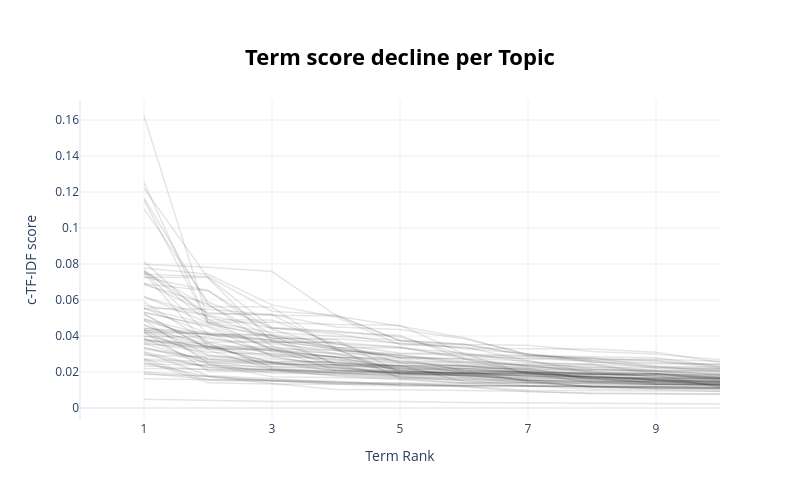

The notebook cell this image was saved under:
### Code cell
topic_model.visualize_term_rank()

### Figure 1 — Plotly figure (JSON) as saved in the notebook; plotly's stock layout.template omitted (floating-point values rounded to 4 significant figures)
{"data": [{"hovertext": "<b>Topic -1</b>:llms_language models_large languag", "line": {"color": "black", "width": 1.5}, "mode": "lines+lines", "name": "", "opacity": 0.1, "type": "scatter", "x": [1, 2, 3, 4, 5, 6, 7, 8, 9, 10], "y": [0.004822, 0.004063, 0.003648, 0.003643, 0.003627, 0.003048, 0.002778, 0.00273, 0.002462, 0.00223]}, {"hovertext": "<b>Topic 0</b>:stars_galaxies_dark_stellar_galaxy_", "line": {"color": "black", "width": 1.5}, "mode": "lines+lines", "name": "", "opacity": 0.1, "type": "scatter", "x": [1, 2, 3, 4, 5, 6, 7, 8, 9, 10], "y": [0.01631, 0.01585, 0.01518, 0.01367, 0.01319, 0.01249, 0.01225, 0.01194, 0.01175, 0.01124]}, {"hovertext": "<b>Topic 1</b>:algebras_varieties_cohomology_polyn", "line": {"color": "black", "width": 1.5}, "mode": "lines+lines", "name": "", "opacity": 0.1, "type": "scatter", "x": [1, 2, 3, 4, 5, 6, 7, 8, 9, 10], "y": [0.02608, 0.01398, 0.01332, 0.0132, 0.01219, 0.01208, 0.009891, 0.009677, 0.009566, 0.009341]}, {"hovertext": "<b>Topic 2</b>:wireless_mimo_beamforming_ris_anten", "line": {"color": "black", "width": 1.5}, "mode": "lines+lines", "name": "", "opacity": 0.1, "type": "scatter", "x": [1, 2, 3, 4, 5, 6, 7, 8, 9, 10], "y": [0.03096, 0.01812, 0.01631, 0.01443, 0.01381, 0.01371, 0.01222, 0.01153, 0.0111, 0.01107]}, {"hovertext": "<b>Topic 3</b>:particles_liquid_shear_turbulent_tu", "line": {"color": "black", "width": 1.5}, "mode": "lines+lines", "name": "", "opacity": 0.1, "type": "scatter", "x": [1, 2, 3, 4, 5, 6, 7, 8, 9, 10], "y": [0.01927, 0.01595, 0.01581, 0.01415, 0.01383, 0.01224, 0.01214, 0.01055, 0.01034, 0.009144]}, {"hovertext": "<b>Topic 4</b>:segmentation_mri_clinical_ct_medica", "line": {"color": "black", "width": 1.5}, "mode": "lines+lines", "name": "", "opacity": 0.1, "type": "scatter", "x": [1, 2, 3, 4, 5, 6, 7, 8, 9, 10], "y": [0.04218, 0.02076, 0.02004, 0.01968, 0.01751, 0.015, 0.01258, 0.01238, 0.01224, 0.01186]}, {"hovertext": "<b>Topic 5</b>:speech_audio_speaker_music_asr_emot", "line": {"color": "black", "width": 1.5}, "mode": "lines+lines", "name": "", "opacity": 0.1, "type": "scatter", "x": [1, 2, 3, 4, 5, 6, 7, 8, 9, 10], "y": [0.08131, 0.04942, 0.03181, 0.02838, 0.02521, 0.02301, 0.02108, 0.01867, 0.01812, 0.01172]}, {"hovertext": "<b>Topic 6</b>:policy_reinforcement learning_robot", "line": {"color": "black", "width": 1.5}, "mode": "lines+lines", "name": "", "opacity": 0.1, "type": "scatter", "x": [1, 2, 3, 4, 5, 6, 7, 8, 9, 10], "y": [0.0356, 0.03347, 0.03199, 0.02817, 0.02211, 0.02183, 0.01967, 0.01695, 0.01369, 0.01331]}, {"hovertext": "<b>Topic 7</b>:vertex_coloring_subgraph_bipartite_", "line": {"color": "black", "width": 1.5}, "mode": "lines+lines", "name": "", "opacity": 0.1, "type": "scatter", "x": [1, 2, 3, 4, 5, 6, 7, 8, 9, 10], "y": [0.04883, 0.0249, 0.0193, 0.0187, 0.01717, 0.01684, 0.01409, 0.01362, 0.01352, 0.01316]}, {"hovertext": "<b>Topic 8</b>:scene_point cloud_lidar_camera_poin", "line": {"color": "black", "width": 1.5}, "mode": "lines+lines", "name": "", "opacity": 0.1, "type": "scatter", "x": [1, 2, 3, 4, 5, 6, 7, 8, 9, 10], "y": [0.02709, 0.0257, 0.02179, 0.01913, 0.01822, 0.01807, 0.01532, 0.01434, 0.01433, 0.01404]}, {"hovertext": "<b>Topic 9</b>:brownian_percolation_brownian motio", "line": {"color": "black", "width": 1.5}, "mode": "lines+lines", "name": "", "opacity": 0.1, "type": "scatter", "x": [1, 2, 3, 4, 5, 6, 7, 8, 9, 10], "y": [0.03004, 0.02246, 0.02128, 0.01777, 0.01568, 0.01393, 0.01391, 0.01334, 0.01319, 0.01293]}, {"hovertext": "<b>Topic 10</b>:games_regret_bandit_bandits_nash_p", "line": {"color": "black", "width": 1.5}, "mode": "lines+lines", "name": "", "opacity": 0.1, "type": "scatter", "x": [1, 2, 3, 4, 5, 6, 7, 8, 9, 10], "y": [0.03806, 0.03422, 0.02529, 0.02209, 0.01939, 0.0183, 0.01803, 0.01737, 0.0154, 0.01271]}, {"hovertext": "<b>Topic 11</b>:qubits_quantum computing_gates_qua", "line": {"color": "black", "width": 1.5}, "mode": "lines+lines", "name": "", "opacity": 0.1, "type": "scatter", "x": [1, 2, 3, 4, 5, 6, 7, 8, 9, 10], "y": [0.02652, 0.02389, 0.02287, 0.02152, 0.0206, 0.01923, 0.0189, 0.01728, 0.01607, 0.01222]}, {"hovertext": "<b>Topic 12</b>:privacy_federated_federated learni", "line": {"color": "black", "width": 1.5}, "mode": "lines+lines", "name": "", "opacity": 0.1, "type": "scatter", "x": [1, 2, 3, 4, 5, 6, 7, 8, 9, 10], "y": [0.07777, 0.07432, 0.05729, 0.05059, 0.03519, 0.03405, 0.02618, 0.02167, 0.02006, 0.0186]}, {"hovertext": "<b>Topic 13</b>:spin_hall_magnetization_antiferrom", "line": {"color": "black", "width": 1.5}, "mode": "lines+lines", "name": "", "opacity": 0.1, "type": "scatter", "x": [1, 2, 3, 4, 5, 6, 7, 8, 9, 10], "y": [0.05884, 0.03654, 0.0301, 0.02697, 0.02484, 0.01979, 0.01782, 0.01683, 0.01605, 0.01478]}, {"hovertext": "<b>Topic 14</b>:visionlanguage_editing_mllms_textt", "line": {"color": "black", "width": 1.5}, "mode": "lines+lines", "name": "", "opacity": 0.1, "type": "scatter", "x": [1, 2, 3, 4, 5, 6, 7, 8, 9, 10], "y": [0.01877, 0.01759, 0.01522, 0.0149, 0.01265, 0.01238, 0.01213, 0.01188, 0.0117, 0.01147]}, {"hovertext": "<b>Topic 15</b>:estimators_posterior_nonparametric", "line": {"color": "black", "width": 1.5}, "mode": "lines+lines", "name": "", "opacity": 0.1, "type": "scatter", "x": [1, 2, 3, 4, 5, 6, 7, 8, 9, 10], "y": [0.02018, 0.01744, 0.01366, 0.0103, 0.01012, 0.009799, 0.009334, 0.007977, 0.007681, 0.007622]}, {"hovertext": "<b>Topic 16</b>:superconducting_superconductivity_", "line": {"color": "black", "width": 1.5}, "mode": "lines+lines", "name": "", "opacity": 0.1, "type": "scatter", "x": [1, 2, 3, 4, 5, 6, 7, 8, 9, 10], "y": [0.069, 0.06514, 0.04372, 0.03309, 0.02795, 0.02745, 0.02315, 0.02058, 0.01693, 0.0168]}, {"hovertext": "<b>Topic 17</b>:pruning_workloads_accelerators_nas", "line": {"color": "black", "width": 1.5}, "mode": "lines+lines", "name": "", "opacity": 0.1, "type": "scatter", "x": [1, 2, 3, 4, 5, 6, 7, 8, 9, 10], "y": [0.02736, 0.01523, 0.01505, 0.01421, 0.0128, 0.01255, 0.01224, 0.01176, 0.0107, 0.01063]}, {"hovertext": "<b>Topic 18</b>:physicsinformed_pdes_seismic_pinns", "line": {"color": "black", "width": 1.5}, "mode": "lines+lines", "name": "", "opacity": 0.1, "type": "scatter", "x": [1, 2, 3, 4, 5, 6, 7, 8, 9, 10], "y": [0.02351, 0.02126, 0.02056, 0.01818, 0.01672, 0.01578, 0.01519, 0.0116, 0.01122, 0.01009]}, {"hovertext": "<b>Topic 19</b>:electricity_renewable_charging_vol", "line": {"color": "black", "width": 1.5}, "mode": "lines+lines", "name": "", "opacity": 0.1, "type": "scatter", "x": [1, 2, 3, 4, 5, 6, 7, 8, 9, 10], "y": [0.03277, 0.02736, 0.02524, 0.02091, 0.01891, 0.01773, 0.01681, 0.01617, 0.01501, 0.01476]}, {"hovertext": "<b>Topic 20</b>:finite element_galerkin_mesh_discr", "line": {"color": "black", "width": 1.5}, "mode": "lines+lines", "name": "", "opacity": 0.1, "type": "scatter", "x": [1, 2, 3, 4, 5, 6, 7, 8, 9, 10], "y": [0.04169, 0.02907, 0.02723, 0.02516, 0.0217, 0.0208, 0.01479, 0.01163, 0.01158, 0.01141]}, {"hovertext": "<b>Topic 21</b>:semantics_automata_logics_language", "line": {"color": "black", "width": 1.5}, "mode": "lines+lines", "name": "", "opacity": 0.1, "type": "scatter", "x": [1, 2, 3, 4, 5, 6, 7, 8, 9, 10], "y": [0.04431, 0.04189, 0.03782, 0.02463, 0.02375, 0.01459, 0.01419, 0.01411, 0.01308, 0.01288]}, {"hovertext": "<b>Topic 22</b>:social_news_dialogue_social media_", "line": {"color": "black", "width": 1.5}, "mode": "lines+lines", "name": "", "opacity": 0.1, "type": "scatter", "x": [1, 2, 3, 4, 5, 6, 7, 8, 9, 10], "y": [0.04416, 0.04086, 0.03654, 0.03639, 0.02499, 0.02349, 0.02281, 0.02277, 0.02237, 0.02193]}, {"hovertext": "<b>Topic 23</b>:anomaly detection_hyperspectral_re", "line": {"color": "black", "width": 1.5}, "mode": "lines+lines", "name": "", "opacity": 0.1, "type": "scatter", "x": [1, 2, 3, 4, 5, 6, 7, 8, 9, 10], "y": [0.0386, 0.02433, 0.01741, 0.01677, 0.01646, 0.01395, 0.01379, 0.01213, 0.01196, 0.01077]}, {"hovertext": "<b>Topic 24</b>:developers_llms_software engineeri", "line": {"color": "black", "width": 1.5}, "mode": "lines+lines", "name": "", "opacity": 0.1, "type": "scatter", "x": [1, 2, 3, 4, 5, 6, 7, 8, 9, 10], "y": [0.03131, 0.0226, 0.02107, 0.01971, 0.01951, 0.01823, 0.01774, 0.01757, 0.01574, 0.01527]}, {"hovertext": "<b>Topic 25</b>:perovskite_exciton_excitons_monola", "line": {"color": "black", "width": 1.5}, "mode": "lines+lines", "name": "", "opacity": 0.1, "type": "scatter", "x": [1, 2, 3, 4, 5, 6, 7, 8, 9, 10], "y": [0.02193, 0.02145, 0.02093, 0.02076, 0.01953, 0.01923, 0.01915, 0.01898, 0.01839, 0.01699]}, {"hovertext": "<b>Topic 26</b>:attacks_malware_llms_cybersecurity", "line": {"color": "black", "width": 1.5}, "mode": "lines+lines", "name": "", "opacity": 0.1, "type": "scatter", "x": [1, 2, 3, 4, 5, 6, 7, 8, 9, 10], "y": [0.0383, 0.0322, 0.02139, 0.02069, 0.01984, 0.01923, 0.01907, 0.0185, 0.01819, 0.01704]}, {"hovertext": "<b>Topic 27</b>:solar_coronal_solar wind_reconnect", "line": {"color": "black", "width": 1.5}, "mode": "lines+lines", "name": "", "opacity": 0.1, "type": "scatter", "x": [1, 2, 3, 4, 5, 6, 7, 8, 9, 10], "y": [0.1167, 0.05722, 0.03886, 0.03851, 0.03603, 0.03328, 0.03294, 0.03279, 0.03105, 0.02526]}, {"hovertext": "<b>Topic 28</b>:bell_quantum mechanics_nonlocality", "line": {"color": "black", "width": 1.5}, "mode": "lines+lines", "name": "", "opacity": 0.1, "type": "scatter", "x": [1, 2, 3, 4, 5, 6, 7, 8, 9, 10], "y": [0.03633, 0.031, 0.03006, 0.02847, 0.02069, 0.02017, 0.02015, 0.01962, 0.01757, 0.01672]}, {"hovertext": "<b>Topic 29</b>:relu_gradient descent_sgd_adam_act", "line": {"color": "black", "width": 1.5}, "mode": "lines+lines", "name": "", "opacity": 0.1, "type": "scatter", "x": [1, 2, 3, 4, 5, 6, 7, 8, 9, 10], "y": [0.02487, 0.01749, 0.01512, 0.01336, 0.01325, 0.01185, 0.008992, 0.008278, 0.00811, 0.007755]}, {"hovertext": "<b>Topic 30</b>:trials_treatment effects_causal in", "line": {"color": "black", "width": 1.5}, "mode": "lines+lines", "name": "", "opacity": 0.1, "type": "scatter", "x": [1, 2, 3, 4, 5, 6, 7, 8, 9, 10], "y": [0.02928, 0.02848, 0.02599, 0.02542, 0.02336, 0.02004, 0.01986, 0.01898, 0.01771, 0.01763]}, {"hovertext": "<b>Topic 31</b>:eeg_brain_ecg_sleep_fmri_disease_b", "line": {"color": "black", "width": 1.5}, "mode": "lines+lines", "name": "", "opacity": 0.1, "type": "scatter", "x": [1, 2, 3, 4, 5, 6, 7, 8, 9, 10], "y": [0.0686, 0.05784, 0.03446, 0.02302, 0.02244, 0.0174, 0.01672, 0.01642, 0.01404, 0.01335]}, {"hovertext": "<b>Topic 32</b>:market_stock_financial_portfolio_v", "line": {"color": "black", "width": 1.5}, "mode": "lines+lines", "name": "", "opacity": 0.1, "type": "scatter", "x": [1, 2, 3, 4, 5, 6, 7, 8, 9, 10], "y": [0.07572, 0.05231, 0.05195, 0.04496, 0.0436, 0.03852, 0.02994, 0.02728, 0.02711, 0.02599]}, {"hovertext": "<b>Topic 33</b>:metasurfaces_metasurface_photonic_", "line": {"color": "black", "width": 1.5}, "mode": "lines+lines", "name": "", "opacity": 0.1, "type": "scatter", "x": [1, 2, 3, 4, 5, 6, 7, 8, 9, 10], "y": [0.03376, 0.02685, 0.02405, 0.02404, 0.01748, 0.01608, 0.01535, 0.01491, 0.01317, 0.01275]}, {"hovertext": "<b>Topic 34</b>:traffic_vehicles_autonomous drivin", "line": {"color": "black", "width": 1.5}, "mode": "lines+lines", "name": "", "opacity": 0.1, "type": "scatter", "x": [1, 2, 3, 4, 5, 6, 7, 8, 9, 10], "y": [0.0619, 0.0474, 0.03881, 0.03793, 0.01992, 0.0198, 0.01966, 0.01399, 0.01323, 0.0131]}, {"hovertext": "<b>Topic 35</b>:languages_machine translation_mult", "line": {"color": "black", "width": 1.5}, "mode": "lines+lines", "name": "", "opacity": 0.1, "type": "scatter", "x": [1, 2, 3, 4, 5, 6, 7, 8, 9, 10], "y": [0.0553, 0.0466, 0.04014, 0.03261, 0.02819, 0.02708, 0.02307, 0.02129, 0.02113, 0.02109]}, {"hovertext": "<b>Topic 36</b>:controller_predictive control_cont", "line": {"color": "black", "width": 1.5}, "mode": "lines+lines", "name": "", "opacity": 0.1, "type": "scatter", "x": [1, 2, 3, 4, 5, 6, 7, 8, 9, 10], "y": [0.04321, 0.02716, 0.02561, 0.02557, 0.02269, 0.02176, 0.01994, 0.01704, 0.01647, 0.01646]}, {"hovertext": "<b>Topic 37</b>:adversarial_attacks_adversarial at", "line": {"color": "black", "width": 1.5}, "mode": "lines+lines", "name": "", "opacity": 0.1, "type": "scatter", "x": [1, 2, 3, 4, 5, 6, 7, 8, 9, 10], "y": [0.1219, 0.07232, 0.03682, 0.03634, 0.03385, 0.02733, 0.02628, 0.01975, 0.01576, 0.01494]}, {"hovertext": "<b>Topic 38</b>:education_student_educational_teac", "line": {"color": "black", "width": 1.5}, "mode": "lines+lines", "name": "", "opacity": 0.1, "type": "scatter", "x": [1, 2, 3, 4, 5, 6, 7, 8, 9, 10], "y": [0.0427, 0.03445, 0.02532, 0.02246, 0.01886, 0.01876, 0.01743, 0.01638, 0.01624, 0.01592]}, {"hovertext": "<b>Topic 39</b>:planning_robots_robot_motion plann", "line": {"color": "black", "width": 1.5}, "mode": "lines+lines", "name": "", "opacity": 0.1, "type": "scatter", "x": [1, 2, 3, 4, 5, 6, 7, 8, 9, 10], "y": [0.0521, 0.03297, 0.02814, 0.02385, 0.02149, 0.02063, 0.02002, 0.01937, 0.01918, 0.01685]}, {"hovertext": "<b>Topic 40</b>:recommendation_recommender_recomme", "line": {"color": "black", "width": 1.5}, "mode": "lines+lines", "name": "", "opacity": 0.1, "type": "scatter", "x": [1, 2, 3, 4, 5, 6, 7, 8, 9, 10], "y": [0.1108, 0.05887, 0.04464, 0.04213, 0.04032, 0.0273, 0.01932, 0.01655, 0.01575, 0.01575]}, {"hovertext": "<b>Topic 41</b>:nonconvex_optimization problems_pr", "line": {"color": "black", "width": 1.5}, "mode": "lines+lines", "name": "", "opacity": 0.1, "type": "scatter", "x": [1, 2, 3, 4, 5, 6, 7, 8, 9, 10], "y": [0.03692, 0.03398, 0.02909, 0.02736, 0.0191, 0.01809, 0.0163, 0.01599, 0.01523, 0.01493]}, {"hovertext": "<b>Topic 42</b>:atoms_photon_photons_cavity_atom_c", "line": {"color": "black", "width": 1.5}, "mode": "lines+lines", "name": "", "opacity": 0.1, "type": "scatter", "x": [1, 2, 3, 4, 5, 6, 7, 8, 9, 10], "y": [0.04191, 0.04147, 0.02923, 0.02634, 0.02361, 0.02222, 0.02125, 0.02113, 0.02005, 0.01935]}, {"hovertext": "<b>Topic 43</b>:blockchain_contracts_smart contrac", "line": {"color": "black", "width": 1.5}, "mode": "lines+lines", "name": "", "opacity": 0.1, "type": "scatter", "x": [1, 2, 3, 4, 5, 6, 7, 8, 9, 10], "y": [0.1251, 0.04767, 0.04208, 0.03992, 0.03742, 0.03523, 0.03487, 0.03146, 0.03005, 0.02685]}, {"hovertext": "<b>Topic 44</b>:epidemic_covid19_infection_disease", "line": {"color": "black", "width": 1.5}, "mode": "lines+lines", "name": "", "opacity": 0.1, "type": "scatter", "x": [1, 2, 3, 4, 5, 6, 7, 8, 9, 10], "y": [0.0727, 0.07248, 0.04453, 0.04275, 0.03941, 0.02946, 0.02721, 0.02637, 0.02212, 0.02142]}, {"hovertext": "<b>Topic 45</b>:superresolution_video_image restor", "line": {"color": "black", "width": 1.5}, "mode": "lines+lines", "name": "", "opacity": 0.1, "type": "scatter", "x": [1, 2, 3, 4, 5, 6, 7, 8, 9, 10], "y": [0.03753, 0.03576, 0.0229, 0.02277, 0.01947, 0.01913, 0.01907, 0.01825, 0.01537, 0.01438]}, {"hovertext": "<b>Topic 46</b>:spiking_neurons_neuromorphic_snns_", "line": {"color": "black", "width": 1.5}, "mode": "lines+lines", "name": "", "opacity": 0.1, "type": "scatter", "x": [1, 2, 3, 4, 5, 6, 7, 8, 9, 10], "y": [0.07706, 0.04776, 0.04765, 0.04641, 0.04604, 0.03005, 0.02902, 0.02862, 0.02787, 0.02297]}, {"hovertext": "<b>Topic 47</b>:graphene_bilayer graphene_bilayer_", "line": {"color": "black", "width": 1.5}, "mode": "lines+lines", "name": "", "opacity": 0.1, "type": "scatter", "x": [1, 2, 3, 4, 5, 6, 7, 8, 9, 10], "y": [0.1623, 0.04902, 0.04885, 0.03543, 0.03056, 0.03025, 0.01871, 0.0175, 0.01677, 0.01615]}, {"hovertext": "<b>Topic 48</b>:action recognition_pose estimation", "line": {"color": "black", "width": 1.5}, "mode": "lines+lines", "name": "", "opacity": 0.1, "type": "scatter", "x": [1, 2, 3, 4, 5, 6, 7, 8, 9, 10], "y": [0.04005, 0.03339, 0.03262, 0.02827, 0.0266, 0.02097, 0.02044, 0.01612, 0.01353, 0.0123]}, {"hovertext": "<b>Topic 49</b>:gnns_graph neural_gnn_node classif", "line": {"color": "black", "width": 1.5}, "mode": "lines+lines", "name": "", "opacity": 0.1, "type": "scatter", "x": [1, 2, 3, 4, 5, 6, 7, 8, 9, 10], "y": [0.05327, 0.04512, 0.02892, 0.0224, 0.02082, 0.01931, 0.0155, 0.01306, 0.01287, 0.01255]}, {"hovertext": "<b>Topic 50</b>:manybody_quantum systems_thermaliz", "line": {"color": "black", "width": 1.5}, "mode": "lines+lines", "name": "", "opacity": 0.1, "type": "scatter", "x": [1, 2, 3, 4, 5, 6, 7, 8, 9, 10], "y": [0.04664, 0.02957, 0.02485, 0.02066, 0.02055, 0.01957, 0.01777, 0.01726, 0.01663, 0.01655]}, {"hovertext": "<b>Topic 51</b>:traffic_urban_mobility_travel_rout", "line": {"color": "black", "width": 1.5}, "mode": "lines+lines", "name": "", "opacity": 0.1, "type": "scatter", "x": [1, 2, 3, 4, 5, 6, 7, 8, 9, 10], "y": [0.05232, 0.03298, 0.03225, 0.03047, 0.02087, 0.01888, 0.01518, 0.01514, 0.01467, 0.01412]}, {"hovertext": "<b>Topic 52</b>:navierstokes_euler_navierstokes eq", "line": {"color": "black", "width": 1.5}, "mode": "lines+lines", "name": "", "opacity": 0.1, "type": "scatter", "x": [1, 2, 3, 4, 5, 6, 7, 8, 9, 10], "y": [0.0694, 0.05294, 0.05157, 0.05107, 0.04549, 0.03912, 0.02944, 0.02627, 0.02529, 0.02416]}, {"hovertext": "<b>Topic 53</b>:segmentation_object detection_sema", "line": {"color": "black", "width": 1.5}, "mode": "lines+lines", "name": "", "opacity": 0.1, "type": "scatter", "x": [1, 2, 3, 4, 5, 6, 7, 8, 9, 10], "y": [0.05551, 0.04135, 0.03733, 0.03298, 0.01646, 0.01529, 0.01452, 0.01211, 0.01086, 0.01084]}, {"hovertext": "<b>Topic 54</b>:reward_llms_language models_cot_la", "line": {"color": "black", "width": 1.5}, "mode": "lines+lines", "name": "", "opacity": 0.1, "type": "scatter", "x": [1, 2, 3, 4, 5, 6, 7, 8, 9, 10], "y": [0.03974, 0.03945, 0.03126, 0.02814, 0.02768, 0.02067, 0.01948, 0.01947, 0.01903, 0.01841]}, {"hovertext": "<b>Topic 55</b>:boseeinstein_superfluid_bose_conde", "line": {"color": "black", "width": 1.5}, "mode": "lines+lines", "name": "", "opacity": 0.1, "type": "scatter", "x": [1, 2, 3, 4, 5, 6, 7, 8, 9, 10], "y": [0.057, 0.0516, 0.04435, 0.04119, 0.0357, 0.03526, 0.02953, 0.02689, 0.02651, 0.02315]}, {"hovertext": "<b>Topic 56</b>:protein_drug_molecular_molecules_d", "line": {"color": "black", "width": 1.5}, "mode": "lines+lines", "name": "", "opacity": 0.1, "type": "scatter", "x": [1, 2, 3, 4, 5, 6, 7, 8, 9, 10], "y": [0.07592, 0.05621, 0.05616, 0.03237, 0.02906, 0.02484, 0.02205, 0.01526, 0.01466, 0.01451]}, {"hovertext": "<b>Topic 57</b>:rag_question answering_qa_query_ll", "line": {"color": "black", "width": 1.5}, "mode": "lines+lines", "name": "", "opacity": 0.1, "type": "scatter", "x": [1, 2, 3, 4, 5, 6, 7, 8, 9, 10], "y": [0.04585, 0.03426, 0.03419, 0.02975, 0.02577, 0.02562, 0.02379, 0.02375, 0.0209, 0.02076]}, {"hovertext": "<b>Topic 58</b>:domain adaptation_unlabeled_active", "line": {"color": "black", "width": 1.5}, "mode": "lines+lines", "name": "", "opacity": 0.1, "type": "scatter", "x": [1, 2, 3, 4, 5, 6, 7, 8, 9, 10], "y": [0.03348, 0.02509, 0.02449, 0.02409, 0.02177, 0.02137, 0.02018, 0.01742, 0.01548, 0.0146]}, {"hovertext": "<b>Topic 59</b>:transformers_incontext_language mo", "line": {"color": "black", "width": 1.5}, "mode": "lines+lines", "name": "", "opacity": 0.1, "type": "scatter", "x": [1, 2, 3, 4, 5, 6, 7, 8, 9, 10], "y": [0.03576, 0.02602, 0.02511, 0.02374, 0.02352, 0.02351, 0.02019, 0.01896, 0.01892, 0.01607]}, {"hovertext": "<b>Topic 60</b>:face recognition_facial_deepfake_f", "line": {"color": "black", "width": 1.5}, "mode": "lines+lines", "name": "", "opacity": 0.1, "type": "scatter", "x": [1, 2, 3, 4, 5, 6, 7, 8, 9, 10], "y": [0.04944, 0.0406, 0.03782, 0.03249, 0.01949, 0.01864, 0.01831, 0.01477, 0.01455, 0.01355]}, {"hovertext": "<b>Topic 61</b>:molecular_interatomic_crystal_dft_", "line": {"color": "black", "width": 1.5}, "mode": "lines+lines", "name": "", "opacity": 0.1, "type": "scatter", "x": [1, 2, 3, 4, 5, 6, 7, 8, 9, 10], "y": [0.02457, 0.02367, 0.02106, 0.01929, 0.01841, 0.01692, 0.01561, 0.01448, 0.01421, 0.01335]}, {"hovertext": "<b>Topic 62</b>:plasma_plasmas_tokamak_electron_io", "line": {"color": "black", "width": 1.5}, "mode": "lines+lines", "name": "", "opacity": 0.1, "type": "scatter", "x": [1, 2, 3, 4, 5, 6, 7, 8, 9, 10], "y": [0.1156, 0.04736, 0.03305, 0.03209, 0.02584, 0.02346, 0.02132, 0.01869, 0.01866, 0.01841]}, {"hovertext": "<b>Topic 63</b>:laser_comb_photonic_fiber_soliton_", "line": {"color": "black", "width": 1.5}, "mode": "lines+lines", "name": "", "opacity": 0.1, "type": "scatter", "x": [1, 2, 3, 4, 5, 6, 7, 8, 9, 10], "y": [0.04866, 0.0383, 0.0357, 0.03185, 0.0302, 0.02962, 0.02863, 0.02543, 0.0246, 0.02438]}, {"hovertext": "<b>Topic 64</b>:qkd_key distribution_quantum key_s", "line": {"color": "black", "width": 1.5}, "mode": "lines+lines", "name": "", "opacity": 0.1, "type": "scatter", "x": [1, 2, 3, 4, 5, 6, 7, 8, 9, 10], "y": [0.07991, 0.07827, 0.07582, 0.05147, 0.03741, 0.03551, 0.02908, 0.02797, 0.02301, 0.02031]}, {"hovertext": "<b>Topic 65</b>:laser_beam_plasma_electron_acceler", "line": {"color": "black", "width": 1.5}, "mode": "lines+lines", "name": "", "opacity": 0.1, "type": "scatter", "x": [1, 2, 3, 4, 5, 6, 7, 8, 9, 10], "y": [0.07426, 0.07304, 0.05378, 0.05162, 0.03735, 0.03288, 0.03027, 0.02551, 0.0232, 0.02282]}, {"hovertext": "<b>Topic 66</b>:climate_weather_precipitation_fore", "line": {"color": "black", "width": 1.5}, "mode": "lines+lines", "name": "", "opacity": 0.1, "type": "scatter", "x": [1, 2, 3, 4, 5, 6, 7, 8, 9, 10], "y": [0.06169, 0.05117, 0.03868, 0.0338, 0.028, 0.02405, 0.02397, 0.01936, 0.01906, 0.0181]}, {"hovertext": "<b>Topic 67</b>:clinical_llms_biomedical_language ", "line": {"color": "black", "width": 1.5}, "mode": "lines+lines", "name": "", "opacity": 0.1, "type": "scatter", "x": [1, 2, 3, 4, 5, 6, 7, 8, 9, 10], "y": [0.07493, 0.03424, 0.03303, 0.02454, 0.02349, 0.02331, 0.02177, 0.02053, 0.01902, 0.01546]}, {"hovertext": "<b>Topic 68</b>:oscillators_species_kuramoto_kuram", "line": {"color": "black", "width": 1.5}, "mode": "lines+lines", "name": "", "opacity": 0.1, "type": "scatter", "x": [1, 2, 3, 4, 5, 6, 7, 8, 9, 10], "y": [0.05303, 0.04573, 0.03285, 0.0209, 0.02001, 0.01935, 0.01915, 0.01699, 0.01671, 0.0166]}, {"hovertext": "<b>Topic 69</b>:vr_gaze_virtual reality_eye_ar_imm", "line": {"color": "black", "width": 1.5}, "mode": "lines+lines", "name": "", "opacity": 0.1, "type": "scatter", "x": [1, 2, 3, 4, 5, 6, 7, 8, 9, 10], "y": [0.07273, 0.06532, 0.04034, 0.03364, 0.0333, 0.03054, 0.02545, 0.02425, 0.01897, 0.01718]}, {"hovertext": "<b>Topic 70</b>:mds_reedsolomon_dna_selfdual_hammi", "line": {"color": "black", "width": 1.5}, "mode": "lines+lines", "name": "", "opacity": 0.1, "type": "scatter", "x": [1, 2, 3, 4, 5, 6, 7, 8, 9, 10], "y": [0.04951, 0.03666, 0.03662, 0.03019, 0.02963, 0.02599, 0.02474, 0.02425, 0.02277, 0.02187]}, {"hovertext": "<b>Topic 71</b>:hamiltonian_integrable_orbits_hami", "line": {"color": "black", "width": 1.5}, "mode": "lines+lines", "name": "", "opacity": 0.1, "type": "scatter", "x": [1, 2, 3, 4, 5, 6, 7, 8, 9, 10], "y": [0.04327, 0.04084, 0.04036, 0.02389, 0.02293, 0.02214, 0.02201, 0.02166, 0.02063, 0.01872]}, {"hovertext": "<b>Topic 72</b>:nonhermitian_quantum hall_hall_che", "line": {"color": "black", "width": 1.5}, "mode": "lines+lines", "name": "", "opacity": 0.1, "type": "scatter", "x": [1, 2, 3, 4, 5, 6, 7, 8, 9, 10], "y": [0.07584, 0.04108, 0.04084, 0.03552, 0.03366, 0.02837, 0.02771, 0.02767, 0.02612, 0.02229]}, {"hovertext": "<b>Topic 73</b>:community detection_centrality_sto", "line": {"color": "black", "width": 1.5}, "mode": "lines+lines", "name": "", "opacity": 0.1, "type": "scatter", "x": [1, 2, 3, 4, 5, 6, 7, 8, 9, 10], "y": [0.04365, 0.03596, 0.02228, 0.0199, 0.01916, 0.01786, 0.01575, 0.01543, 0.01493, 0.01391]}, {"hovertext": "<b>Topic 74</b>:dislocation_grain_alloys_alloy_dis", "line": {"color": "black", "width": 1.5}, "mode": "lines+lines", "name": "", "opacity": 0.1, "type": "scatter", "x": [1, 2, 3, 4, 5, 6, 7, 8, 9, 10], "y": [0.05543, 0.05493, 0.0519, 0.0338, 0.02907, 0.02531, 0.02383, 0.02285, 0.02063, 0.02031]}], "layout": {"height": 500, "hoverlabel": {"bgcolor": "white", "font": {"family": "Rockwell", "size": 16}}, "showlegend": false, "title": {"font": {"color": "Black", "size": 22}, "text": "<b>Term score decline per Topic</b>", "x": 0.5, "xanchor": "center", "y": 0.9, "yanchor": "top"}, "width": 800, "xaxis": {"dtick": 2, "range": [0, 10], "tick0": 1, "title": {"text": "Term Rank"}}, "yaxis": {"title": {"text": "c-TF-IDF score"}}}}
